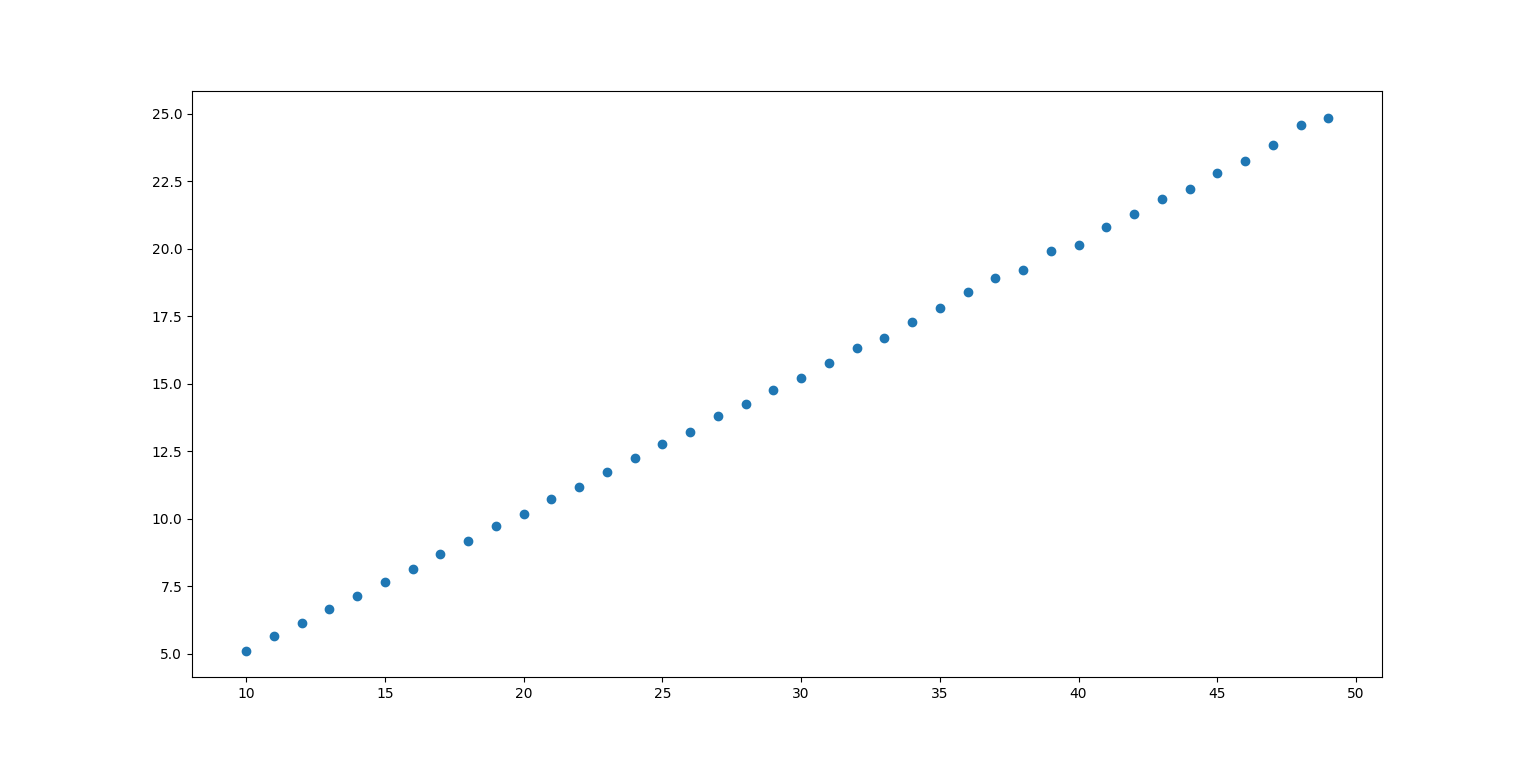

The script that drew this image:

import numpy as np
import matplotlib.pyplot as plt
import datetime

time=datetime.datetime.now()


sample_number=4000
u=1/4  #probability of jumping up
d=1/4  #probability of jumping down
l=1/4  #probability of jumping left
r=1/4  #probability of jumping right
Ti=10  #minimum steps of random walk
Tf=50  #maximum steps of random walk


def evo():
    global grid
    for i in range(T):
        rand_array=np.random.random_sample(sample_number)
        for j in range(sample_number):
            if 0<rand_array[j]<u:
                grid[j,current_x[j],current_y[j]+1]=1
                current_y[j]+=1
            elif u<rand_array[j]<(u+d):
                grid[j,current_x[j],current_y[j]-1]=1
                current_y[j]-=1
            elif (u+d)<rand_array[j]<(u+d+l):
                grid[j,current_x[j]-1,current_y[j]]=1
                current_x[j]-=1
            elif (u+d+l)<rand_array[j]<1:
                grid[j,current_x[j]+1,current_y[j]]=1
                current_x[j]+=1



def x2finder():  #finds the average variance of x over all samples
    global grid
    x2_bar=np.zeros(sample_number)  #contains <x^2> of each sample in time 'T'
    for k in range(sample_number):
        for i in range((2*T)+1):
            for j in range((2*T)+1):
                if grid[k,i,j]==1:
                    x2_bar[k]+=(j-T)**2
        x2_bar[k]=x2_bar[k]/(np.sum(grid[k,:,:]))  #divided by the total "mass"
    x2_bar_average=np.average(x2_bar)
    return x2_bar_average


def y2finder():  #finds the average variance of y over all samples
    global grid
    y2_bar=np.zeros(sample_number)  #contains <y^2> of each sample in time 'T' 
    for k in range(sample_number):
        for i in range((2*T)+1):
            for j in range((2*T)+1):
                if grid[k,i,j]==1:
                    y2_bar[k]+=(i-T)**2
        y2_bar[k]=y2_bar[k]/(np.sum(grid[k,:,:]))  #divided by the total "mass"
    y2_bar_average=np.average(y2_bar)
    return y2_bar_average



def best_slope(x_arr,y_arr):  #finds the best slope,passes through arrays 'x_arr' and 'y_arr'
    xbar=np.average(x_arr)
    ybar=np.average(y_arr)
    xybar=np.average(x_arr*y_arr)
    x2bar=np.average(x_arr**2)
    slope=(xbar*ybar-xybar)/(xbar**2-x2bar)
    return slope





r2_array=np.zeros(Tf-Ti)
for T in range(Ti,Tf):
    grid=np.zeros(shape=(sample_number,2*T+1,2*T+1),dtype=int)
    grid[:,T,T]=1
    current_x=np.zeros(sample_number,dtype=int)
    current_x[:]=T
    current_y=np.copy(current_x)    
    evo()
    x2bar=x2finder()
    y2bar=y2finder()
    r2_array[T-Ti]=x2bar+y2bar
    
    
plt.scatter(range(Ti,Tf),r2_array)
print('best slope is:')
print(best_slope(np.arange(Ti,Tf),r2_array))
print(datetime.datetime.now()-time)

plt.show()
        
      
